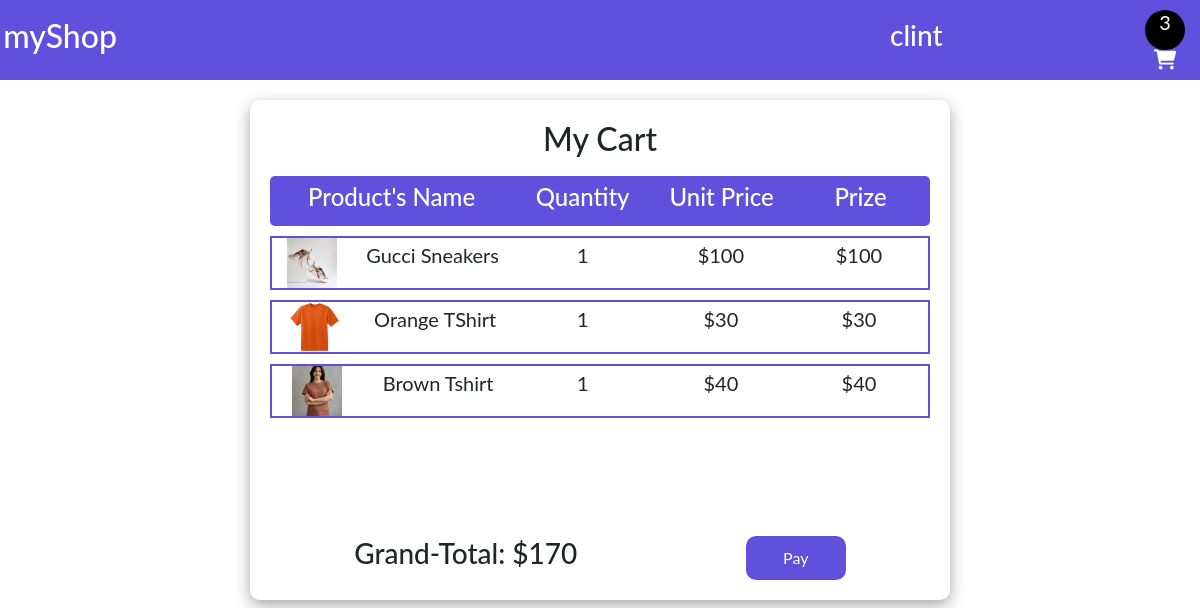
The app's page /cart (signed in) with its own data.
### store/models.py (models this page shows, shortened)
class Cart(models.Model):
    id = models.UUIDField(default=uuid.uuid4, primary_key=True)
    user = models.OneToOneField(User,  on_delete=models.CASCADE, blank=True, null=True)
    completed = models.BooleanField(default=False)
    session_id = models.CharField(max_length=100, null=True, blank=True)
    @property
    def total_price(self):
        cartitems = self.cartitems.all()
        total = sum([item.price for item in cartitems])
        return total
    @property
    def num_of_items(self):
        cartitems = self.cartitems.all()
        quantity = sum([item.quantity for item in cartitems])
        return quantity

class CartItem(models.Model):
    product = models.ForeignKey(Product, on_delete=models.CASCADE, related_name='items')
    cart = models.ForeignKey(Cart, on_delete= models.CASCADE, related_name="cartitems")
    quantity = models.IntegerField(default=0)
    @property
    def price(self):
        new_price = self.product.price * self.quantity
        return new_price

class Product(models.Model):
    name = models.CharField(max_length=50)
    price = models.IntegerField()
    picture = models.ImageField(upload_to="img", default="")

### store/views.py (the view)
# urls.py: path("cart", views.cart, name="cart"),
def cart(request):
    return render(request, "cart.html")

### store/context_processors.py (called while the page is built)
def cart_renderer(request):
    try:
        if request.user.is_authenticated:
            cart = Cart.objects.get(user=request.user, completed=False)
        else:
            cart = Cart.objects.get(session_id = request.session['nonuser'], completed=False)
    except:
        cart = {"num_of_items":0}
    return {"cart": cart}

### store/templates/cart.html (shortened to what this page needs)
{% extends 'base.html' %} {% block content %}
<div class="shoppingCart">
  <h2>My Cart</h2>
  <div class="heading">
    <div class="p_name"><h4>Product's Name</h4></div>
    <div class="name"><h4>Quantity</h4></div>
    <div class="name"><h4>Unit Price</h4></div>
    <div class="name"><h4>Prize</h4></div>
  </div>
  <div class="itemContainer">
    {% for item in cart.cartitems.all %}
    <div class="item">
      <div class="iteminfo">
        <div class="p_img">
          <img src="{{item.product.picture.url}}" alt="" />
        </div>
        <p>{{item.product.name}}</p>
      </div>
      <div class="name"><p>{{item.quantity}}</p></div>
      <div class="name"><p>${{item.product.price}}</p></div>
      <div class="name"><p>${{item.price}}</p></div>
    </div>
    {% endfor %}
  </div>
  <div class="pay-section">
    <h3>Grand-Total: ${{cart.total_price}}</h3>
    <button onclick = "makePayment()" >Pay</button>
  </div>
</div>
{% endblock content %}

### store/templates/base.html (shortened to what this page needs)
<!DOCTYPE html>
{% load static %}
<html lang="en">
<head>
    <link href="https://cdn.jsdelivr.net/npm/bootstrap@5.0.2/dist/css/bootstrap.min.css" rel="stylesheet">
    <link rel="stylesheet" href="{% static 'css/all.css' %}">
    <link rel="stylesheet" href="{% static 'css/style.css' %}">
</head>
<body>
    <nav>
        <div class="logo">
            <a href="{% url 'index' %}"><h2>myShop</h2></a>
        </div>
        <div class="cart">
            <h3>{{request.user.username}}</h3>
            <a href="{% url 'cart' %}" style="color:white; text-decoration:none">
                 <div class="cart-container">
                    <div class="cartitems"><p id="num_of_items">{{cart.num_of_items}}</p></div>
                    <i class="fa-solid fa-cart-shopping"></i>
                </div>
            </a>
        </div>
    </nav>
     {% block content %}
     {% endblock content %}
</body>
</html>

### store/static/css/style.css (style rules this page uses)
* { padding: 0px; margin:0px; box-sizing: border-box; font-family: 'Lato', sans-serif; }
nav { background-color: #6050DC; color: white; width: 100%; height: 80px; padding: 0px 10px 0px 10px; display:flex; align-items: center; justify-content: space-between; }
.logo { width: 100px; height: 60px; display: flex; align-items: center; justify-content: center; }
.cart { width: 300px; height: auto; display: flex; align-items: center; justify-content: space-between; }
.cart-container { width: 50px; height: 50px; display: flex; align-items: center; justify-content: center; flex-direction: column; }
.cart-container .cartitems { width: 40px; height: 40px; border-radius: 40px; background-color: black; color: white; display: flex; align-items: center; justify-content: center; }
.cart-container .cartitems p { color: white; font-size: 20px; }
.cart-container i { font-size: 20px; }
.shoppingCart { width: 700px; height: 500px; padding: 20px 20px 20px 20px; border-radius: 10px; display: flex; align-items: center; justify-content: space-between !important; flex-direction: column; box-shadow: rgba(0, 0, 0, 0.35) 0px 5px 15px; margin: auto; margin-top: 20px; }
.shoppingCart p { font-size: 20px; }
.shoppingCart .heading { width: 100%; height: 50px; display: flex; align-items: center; justify-content: space-evenly; background-color: #6050DC; border-radius: 5px; color: white; margin-top: 10px; }
.shoppingCart .name, .p_name { width: 200px; display: flex; align-items: center; justify-content: center; }
.shoppingCart .p_name { width: 350px; }
.shoppingCart .itemContainer { width: 100%; height: 300px; overflow-y: auto; margin-top: 10px; }
.shoppingCart .item { width: 100%; height: auto; display: flex; align-items: center; justify-content: space-evenly; border: 2px solid #6050DC; margin-bottom: 10px; }
.shoppingCart .item .iteminfo { display: flex; align-items: center; justify-content: space-around; width: 350px; }
.shoppingCart .item .iteminfo .p_img { width: 50px; height: 50px; }
.p_img img { width: 100%; height: 100%; object-fit: cover; }
.shoppingCart button { padding: 10px 10px 10px 10px; border-radius: 10px; background-color: #6050DC; color: white; width: 100px; border: none; cursor: pointer; }
.shoppingCart .pay-section { width: 100%; height: auto; display: flex; align-items: center; justify-content: space-around; }

### store/templates/base.html (style rules this page uses)
a { color: white; text-decoration: none; }

### records on screen
Cart: num_of_items "3", total_price "170"
CartItem: product.picture (picture), product.name "Gucci Sneakers", quantity "1", product.price "100", price "100"
CartItem: product.picture (picture), product.name "Orange TShirt", quantity "1", product.price "30", price "30"
CartItem: product.picture (picture), product.name "Brown Tshirt", quantity "1", product.price "40", price "40"

### other values on screen
{{ request.user.username }} "clint"
